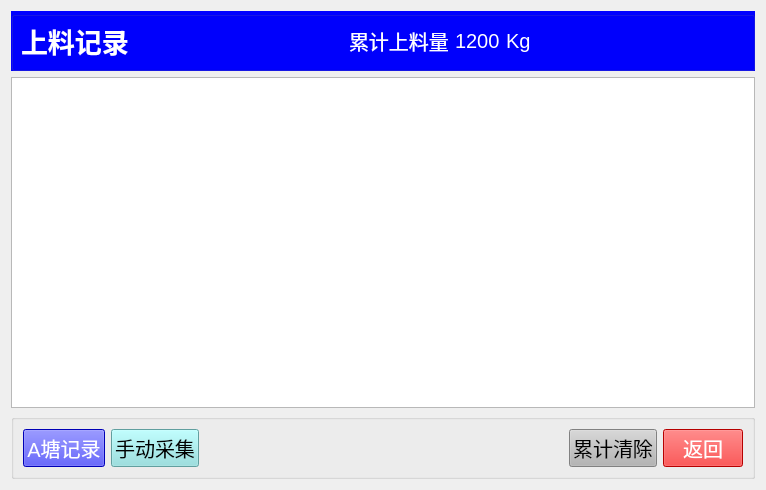
<?xml version="1.0" encoding="UTF-8"?>
<ui version="4.0">
 <class>Form_history3</class>
 <widget class="QWidget" name="Form_history3">
  <property name="geometry">
   <rect>
    <x>0</x>
    <y>0</y>
    <width>766</width>
    <height>490</height>
   </rect>
  </property>
  <property name="windowTitle">
   <string>Form</string>
  </property>
  <layout class="QGridLayout" name="gridLayout_3">
   <item row="0" column="0">
    <widget class="QGroupBox" name="groupBox">
     <property name="styleSheet">
      <string notr="true">QGroupBox{ background-color:rgb(0, 0, 255);} 
QGroupBox{ margin-top:0px;}
QGroupBox:title {margin-top: 0px;}</string>
     </property>
     <property name="title">
      <string/>
     </property>
     <layout class="QGridLayout" name="gridLayout">
      <item row="0" column="0">
       <widget class="QLabel" name="label">
        <property name="font">
         <font>
          <pointsize>20</pointsize>
          <weight>75</weight>
          <italic>false</italic>
          <bold>true</bold>
         </font>
        </property>
        <property name="styleSheet">
         <string notr="true">QLabel{color:rgb(255, 255, 255);}</string>
        </property>
        <property name="text">
         <string>上料记录</string>
        </property>
       </widget>
      </item>
      <item row="0" column="1">
       <spacer name="horizontalSpacer_3">
        <property name="orientation">
         <enum>Qt::Horizontal</enum>
        </property>
        <property name="sizeHint" stdset="0">
         <size>
          <width>185</width>
          <height>20</height>
         </size>
        </property>
       </spacer>
      </item>
      <item row="0" column="2">
       <widget class="QLabel" name="label_4">
        <property name="font">
         <font>
          <pointsize>15</pointsize>
         </font>
        </property>
        <property name="styleSheet">
         <string notr="true">QLabel{color:rgb(255, 255, 255);}</string>
        </property>
        <property name="text">
         <string>累计上料量</string>
        </property>
       </widget>
      </item>
      <item row="0" column="3">
       <widget class="QLabel" name="label_2">
        <property name="font">
         <font>
          <pointsize>15</pointsize>
         </font>
        </property>
        <property name="styleSheet">
         <string notr="true">QLabel{color:rgb(255, 255, 255);}</string>
        </property>
        <property name="text">
         <string>1200</string>
        </property>
       </widget>
      </item>
      <item row="0" column="4">
       <widget class="QLabel" name="label_3">
        <property name="font">
         <font>
          <pointsize>15</pointsize>
         </font>
        </property>
        <property name="styleSheet">
         <string notr="true">QLabel{color:rgb(255, 255, 255);}</string>
        </property>
        <property name="text">
         <string>Kg</string>
        </property>
       </widget>
      </item>
      <item row="0" column="5">
       <spacer name="horizontalSpacer_2">
        <property name="orientation">
         <enum>Qt::Horizontal</enum>
        </property>
        <property name="sizeHint" stdset="0">
         <size>
          <width>185</width>
          <height>20</height>
         </size>
        </property>
       </spacer>
      </item>
     </layout>
    </widget>
   </item>
   <item row="1" column="0">
    <widget class="QTableView" name="tableView"/>
   </item>
   <item row="2" column="0">
    <widget class="QGroupBox" name="groupBox_2">
     <property name="title">
      <string/>
     </property>
     <layout class="QGridLayout" name="gridLayout_2">
      <item row="0" column="0">
       <widget class="QPushButton" name="pushButton">
        <property name="font">
         <font>
          <pointsize>15</pointsize>
         </font>
        </property>
        <property name="styleSheet">
         <string notr="true">QPushButton { background-color:rgb(0, 0, 255);} 
QPushButton:hover { background-color: rgb(100, 0, 255); }
QPushButton {color:rgb(255, 255, 255);}</string>
        </property>
        <property name="text">
         <string>A塘记录</string>
        </property>
       </widget>
      </item>
      <item row="0" column="1">
       <widget class="QPushButton" name="pushButton_2">
        <property name="font">
         <font>
          <pointsize>15</pointsize>
         </font>
        </property>
        <property name="styleSheet">
         <string notr="true">QPushButton { background-color:rgb(136, 223, 223);} 
QPushButton:hover { background-color: rgb(0, 223, 223); }
QPushButton {color:rgb(0, 0, 0);}</string>
        </property>
        <property name="text">
         <string>手动采集</string>
        </property>
       </widget>
      </item>
      <item row="0" column="2">
       <spacer name="horizontalSpacer">
        <property name="orientation">
         <enum>Qt::Horizontal</enum>
        </property>
        <property name="sizeHint" stdset="0">
         <size>
          <width>40</width>
          <height>20</height>
         </size>
        </property>
       </spacer>
      </item>
      <item row="0" column="3">
       <widget class="QPushButton" name="pushButton_3">
        <property name="font">
         <font>
          <pointsize>15</pointsize>
         </font>
        </property>
        <property name="styleSheet">
         <string notr="true">QPushButton { background-color:rgb(180, 180, 180);} 
QPushButton:hover { background-color: rgb(150, 150, 150); }
QPushButton {color:rgb(0, 0, 0);}</string>
        </property>
        <property name="text">
         <string>累计清除</string>
        </property>
       </widget>
      </item>
      <item row="0" column="4">
       <widget class="QPushButton" name="btn_Return">
        <property name="font">
         <font>
          <pointsize>15</pointsize>
         </font>
        </property>
        <property name="styleSheet">
         <string notr="true">QPushButton { background-color:rgb(255, 0, 0);} 
QPushButton:hover { background-color: rgb(255,100, 100); }
QPushButton {color:rgb(255, 255, 255);}</string>
        </property>
        <property name="text">
         <string>返回</string>
        </property>
       </widget>
      </item>
     </layout>
    </widget>
   </item>
  </layout>
 </widget>
 <resources/>
 <connections>
  <connection>
   <sender>btn_Return</sender>
   <signal>clicked()</signal>
   <receiver>Form_history3</receiver>
   <slot>close()</slot>
   <hints>
    <hint type="sourcelabel">
     <x>705</x>
     <y>449</y>
    </hint>
    <hint type="destinationlabel">
     <x>382</x>
     <y>244</y>
    </hint>
   </hints>
  </connection>
 </connections>
</ui>
